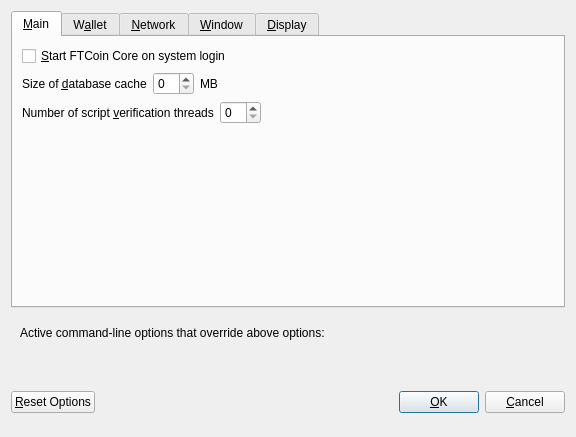
<?xml version="1.0" encoding="UTF-8"?>
<ui version="4.0">
 <class>OptionsDialog</class>
 <widget class="QDialog" name="OptionsDialog">
  <property name="geometry">
   <rect>
    <x>0</x>
    <y>0</y>
    <width>576</width>
    <height>402</height>
   </rect>
  </property>
  <property name="windowTitle">
   <string>Options</string>
  </property>
  <property name="modal">
   <bool>true</bool>
  </property>
  <layout class="QVBoxLayout" name="verticalLayout">
   <item>
    <widget class="QTabWidget" name="tabWidget">
     <property name="currentIndex">
      <number>0</number>
     </property>
     <widget class="QWidget" name="tabMain">
      <attribute name="title">
       <string>&amp;Main</string>
      </attribute>
      <layout class="QVBoxLayout" name="verticalLayout_Main">
       <item>
        <widget class="QCheckBox" name="bitcoinAtStartup">
         <property name="toolTip">
          <string>Automatically start FTCoin Core after logging in to the system.</string>
         </property>
         <property name="text">
          <string>&amp;Start FTCoin Core on system login</string>
         </property>
        </widget>
       </item>
       <item>
        <layout class="QHBoxLayout" name="horizontalLayout_2_Main">
         <item>
          <widget class="QLabel" name="databaseCacheLabel">
           <property name="text">
            <string>Size of &amp;database cache</string>
           </property>
           <property name="textFormat">
            <enum>Qt::PlainText</enum>
           </property>
           <property name="buddy">
            <cstring>databaseCache</cstring>
           </property>
          </widget>
         </item>
         <item>
          <widget class="QSpinBox" name="databaseCache"/>
         </item>
         <item>
          <widget class="QLabel" name="databaseCacheUnitLabel">
           <property name="text">
            <string>MB</string>
           </property>
           <property name="textFormat">
            <enum>Qt::PlainText</enum>
           </property>
          </widget>
         </item>
         <item>
          <spacer name="horizontalSpacer_2_Main">
           <property name="orientation">
            <enum>Qt::Horizontal</enum>
           </property>
           <property name="sizeHint" stdset="0">
            <size>
             <width>40</width>
             <height>20</height>
            </size>
           </property>
          </spacer>
         </item>
        </layout>
       </item>
       <item>
        <layout class="QHBoxLayout" name="horizontalLayout_3_Main">
         <item>
          <widget class="QLabel" name="threadsScriptVerifLabel">
           <property name="text">
            <string>Number of script &amp;verification threads</string>
           </property>
           <property name="textFormat">
            <enum>Qt::PlainText</enum>
           </property>
           <property name="buddy">
            <cstring>threadsScriptVerif</cstring>
           </property>
          </widget>
         </item>
         <item>
          <widget class="QSpinBox" name="threadsScriptVerif">
           <property name="toolTip">
            <string>(0 = auto, &lt;0 = leave that many cores free)</string>
           </property>
          </widget>
         </item>
         <item>
          <spacer name="horizontalSpacer_3_Main">
           <property name="orientation">
            <enum>Qt::Horizontal</enum>
           </property>
           <property name="sizeHint" stdset="0">
            <size>
             <width>40</width>
             <height>20</height>
            </size>
           </property>
          </spacer>
         </item>
        </layout>
       </item>
       <item>
        <spacer name="verticalSpacer_Main">
         <property name="orientation">
          <enum>Qt::Vertical</enum>
         </property>
         <property name="sizeHint" stdset="0">
          <size>
           <width>20</width>
           <height>40</height>
          </size>
         </property>
        </spacer>
       </item>
      </layout>
     </widget>
     <widget class="QWidget" name="tabWallet">
      <attribute name="title">
       <string>W&amp;allet</string>
      </attribute>
      <layout class="QVBoxLayout" name="verticalLayout_Wallet">
       <item>
        <widget class="QGroupBox" name="groupBox">
         <property name="title">
          <string>Expert</string>
         </property>
         <layout class="QVBoxLayout" name="verticalLayout_2">
          <item>
           <widget class="QCheckBox" name="coinControlFeatures">
            <property name="toolTip">
             <string>Whether to show coin control features or not.</string>
            </property>
            <property name="text">
             <string>Enable coin &amp;control features</string>
            </property>
           </widget>
          </item>
          <item>
           <widget class="QCheckBox" name="showMasternodesTab">
            <property name="toolTip">
             <string>Show additional tab listing all your masternodes in first sub-tab&lt;br/&gt;and all masternodes on the network in second sub-tab.</string>
            </property>
            <property name="text">
             <string>Show Masternodes Tab</string>
            </property>
           </widget>
          </item>
          <item>
           <widget class="QCheckBox" name="showAdvancedPSUI">
            <property name="toolTip">
             <string>Show additional information and buttons for PrivateSend on overview screen.</string>
            </property>
            <property name="text">
             <string>Enable advanced PrivateSend interface</string>
            </property>
           </widget>
          </item>
          <item>
           <widget class="QCheckBox" name="lowKeysWarning">
            <property name="toolTip">
             <string>Show warning dialog when PrivateSend detects that wallet has very low number of keys left.</string>
            </property>
            <property name="text">
             <string>Warn if PrivateSend is running out of keys</string>
            </property>
           </widget>
          </item>
          <item>
           <widget class="QCheckBox" name="privateSendMultiSession">
            <property name="toolTip">
             <string>Whether to use experimental PrivateSend mode with multiple mixing sessions per block.&lt;br/&gt;Note: You must use this feature carefully.&lt;br/&gt;Make sure you always have recent wallet (auto)backup in a safe place!</string>
            </property>
            <property name="text">
             <string>Enable PrivateSend &amp;multi-session</string>
            </property>
           </widget>
          </item>
          <item>
           <widget class="QCheckBox" name="spendZeroConfChange">
            <property name="toolTip">
             <string>If you disable the spending of unconfirmed change, the change from a transaction&lt;br/&gt;cannot be used until that transaction has at least one confirmation.&lt;br/&gt;This also affects how your balance is computed.</string>
            </property>
            <property name="text">
             <string>&amp;Spend unconfirmed change</string>
            </property>
           </widget>
          </item>
         </layout>
        </widget>
       </item>
       <item>
        <layout class="QHBoxLayout" name="horizontalLayout_4_Wallet">
         <item>
          <widget class="QLabel" name="label">
           <property name="toolTip">
            <string>This setting determines the amount of individual masternodes that an input will be anonymized through.&lt;br/&gt;More rounds of anonymization gives a higher degree of privacy, but also costs more in fees.</string>
           </property>
           <property name="text">
            <string>PrivateSend rounds to use</string>
           </property>
          </widget>
         </item>
         <item>
          <widget class="QSpinBox" name="privateSendRounds">
           <property name="minimum">
            <number>2</number>
           </property>
           <property name="maximum">
            <number>8</number>
           </property>
           <property name="value">
            <number>4</number>
           </property>
          </widget>
         </item>
        </layout>
       </item>
       <item>
        <layout class="QHBoxLayout" name="horizontalLayout">
         <item>
          <widget class="QLabel" name="label_2">
           <property name="toolTip">
            <string>This amount acts as a threshold to turn off PrivateSend once it's reached.</string>
           </property>
           <property name="statusTip">
            <string notr="true"/>
           </property>
           <property name="whatsThis">
            <string notr="true"/>
           </property>
           <property name="accessibleName">
            <string notr="true"/>
           </property>
           <property name="accessibleDescription">
            <string notr="true"/>
           </property>
           <property name="text">
            <string>Amount of FTCoin to keep anonymized</string>
           </property>
          </widget>
         </item>
         <item>
          <widget class="QSpinBox" name="privateSendAmount">
           <property name="minimum">
            <number>2</number>
           </property>
           <property name="maximum">
            <number>2000</number>
           </property>
           <property name="singleStep">
            <number>10</number>
           </property>
           <property name="value">
            <number>1000</number>
           </property>
          </widget>
         </item>
        </layout>
       </item>
       <item>
        <spacer name="verticalSpacer_Wallet">
         <property name="orientation">
          <enum>Qt::Vertical</enum>
         </property>
         <property name="sizeHint" stdset="0">
          <size>
           <width>20</width>
           <height>40</height>
          </size>
         </property>
        </spacer>
       </item>
      </layout>
     </widget>
     <widget class="QWidget" name="tabNetwork">
      <attribute name="title">
       <string>&amp;Network</string>
      </attribute>
      <layout class="QVBoxLayout" name="verticalLayout_Network">
       <item>
        <widget class="QCheckBox" name="mapPortUpnp">
         <property name="toolTip">
          <string>Automatically open the FTCoin Core client port on the router. This only works when your router supports UPnP and it is enabled.</string>
         </property>
         <property name="text">
          <string>Map port using &amp;UPnP</string>
         </property>
        </widget>
       </item>
       <item>
        <widget class="QCheckBox" name="allowIncoming">
         <property name="toolTip">
          <string>Accept connections from outside</string>
         </property>
         <property name="text">
          <string>Allow incoming connections</string>
         </property>
        </widget>
       </item>
       <item>
        <widget class="QCheckBox" name="connectSocks">
         <property name="toolTip">
          <string>Connect to the FTCoin network through a SOCKS5 proxy.</string>
         </property>
         <property name="text">
          <string>&amp;Connect through SOCKS5 proxy (default proxy):</string>
         </property>
        </widget>
       </item>
       <item>
        <layout class="QHBoxLayout" name="horizontalLayout_1_Network">
         <item>
          <widget class="QLabel" name="proxyIpLabel">
           <property name="text">
            <string>Proxy &amp;IP:</string>
           </property>
           <property name="textFormat">
            <enum>Qt::PlainText</enum>
           </property>
           <property name="buddy">
            <cstring>proxyIp</cstring>
           </property>
          </widget>
         </item>
         <item>
          <widget class="QValidatedLineEdit" name="proxyIp">
           <property name="minimumSize">
            <size>
             <width>140</width>
             <height>0</height>
            </size>
           </property>
           <property name="maximumSize">
            <size>
             <width>140</width>
             <height>16777215</height>
            </size>
           </property>
           <property name="toolTip">
            <string>IP address of the proxy (e.g. IPv4: 127.0.0.1 / IPv6: ::1)</string>
           </property>
          </widget>
         </item>
         <item>
          <widget class="QLabel" name="proxyPortLabel">
           <property name="text">
            <string>&amp;Port:</string>
           </property>
           <property name="textFormat">
            <enum>Qt::PlainText</enum>
           </property>
           <property name="buddy">
            <cstring>proxyPort</cstring>
           </property>
          </widget>
         </item>
         <item>
          <widget class="QLineEdit" name="proxyPort">
           <property name="minimumSize">
            <size>
             <width>55</width>
             <height>0</height>
            </size>
           </property>
           <property name="maximumSize">
            <size>
             <width>55</width>
             <height>16777215</height>
            </size>
           </property>
           <property name="toolTip">
            <string>Port of the proxy (e.g. 9050)</string>
           </property>
          </widget>
         </item>
         <item>
          <spacer name="horizontalSpacer_1_Network">
           <property name="orientation">
            <enum>Qt::Horizontal</enum>
           </property>
           <property name="sizeHint" stdset="0">
            <size>
             <width>40</width>
             <height>20</height>
            </size>
           </property>
          </spacer>
         </item>
        </layout>
       </item>
       <item>
        <layout class="QHBoxLayout" name="horizontalLayout_2_Network">
         <item>
          <widget class="QLabel" name="proxyActiveNets">
           <property name="text">
            <string>Used for reaching peers via:</string>
           </property>
           <property name="textFormat">
            <enum>Qt::PlainText</enum>
           </property>
          </widget>
         </item>
         <item>
          <widget class="QCheckBox" name="proxyReachIPv4">
           <property name="enabled">
            <bool>false</bool>
           </property>
           <property name="toolTip">
            <string>Shows, if the supplied default SOCKS5 proxy is used to reach peers via this network type.</string>
           </property>
           <property name="text">
            <string/>
           </property>
          </widget>
         </item>
         <item>
          <widget class="QLabel" name="proxyReachIPv4Label">
           <property name="text">
            <string>IPv4</string>
           </property>
           <property name="textFormat">
            <enum>Qt::PlainText</enum>
           </property>
          </widget>
         </item>
         <item>
          <widget class="QCheckBox" name="proxyReachIPv6">
           <property name="enabled">
            <bool>false</bool>
           </property>
           <property name="toolTip">
            <string>Shows, if the supplied default SOCKS5 proxy is used to reach peers via this network type.</string>
           </property>
           <property name="text">
            <string/>
           </property>
          </widget>
         </item>
         <item>
          <widget class="QLabel" name="proxyReachIPv6Label">
           <property name="text">
            <string>IPv6</string>
           </property>
           <property name="textFormat">
            <enum>Qt::PlainText</enum>
           </property>
          </widget>
         </item>
         <item>
          <widget class="QCheckBox" name="proxyReachTor">
           <property name="enabled">
            <bool>false</bool>
           </property>
           <property name="toolTip">
            <string>Shows, if the supplied default SOCKS5 proxy is used to reach peers via this network type.</string>
           </property>
           <property name="text">
            <string/>
           </property>
          </widget>
         </item>
         <item>
          <widget class="QLabel" name="proxyReachTorLabel">
           <property name="text">
            <string>Tor</string>
           </property>
           <property name="textFormat">
            <enum>Qt::PlainText</enum>
           </property>
          </widget>
         </item>
         <item>
          <spacer name="horizontalSpacer_2_Network">
           <property name="orientation">
            <enum>Qt::Horizontal</enum>
           </property>
           <property name="sizeHint" stdset="0">
            <size>
             <width>40</width>
             <height>20</height>
            </size>
           </property>
          </spacer>
         </item>
        </layout>
       </item>
       <item>
        <widget class="QCheckBox" name="connectSocksTor">
         <property name="toolTip">
          <string>Connect to the FTCoin network through a separate SOCKS5 proxy for Tor hidden services.</string>
         </property>
         <property name="text">
          <string>Use separate SOCKS5 proxy to reach peers via Tor hidden services:</string>
         </property>
        </widget>
       </item>
       <item>
        <layout class="QHBoxLayout" name="horizontalLayout_3_Network">
         <item>
          <widget class="QLabel" name="proxyIpTorLabel">
           <property name="text">
            <string>Proxy &amp;IP:</string>
           </property>
           <property name="textFormat">
            <enum>Qt::PlainText</enum>
           </property>
           <property name="buddy">
            <cstring>proxyIpTor</cstring>
           </property>
          </widget>
         </item>
         <item>
          <widget class="QValidatedLineEdit" name="proxyIpTor">
           <property name="minimumSize">
            <size>
             <width>140</width>
             <height>0</height>
            </size>
           </property>
           <property name="maximumSize">
            <size>
             <width>140</width>
             <height>16777215</height>
            </size>
           </property>
           <property name="toolTip">
            <string>IP address of the proxy (e.g. IPv4: 127.0.0.1 / IPv6: ::1)</string>
           </property>
          </widget>
         </item>
         <item>
          <widget class="QLabel" name="proxyPortTorLabel">
           <property name="text">
            <string>&amp;Port:</string>
           </property>
           <property name="textFormat">
            <enum>Qt::PlainText</enum>
           </property>
           <property name="buddy">
            <cstring>proxyPortTor</cstring>
           </property>
          </widget>
         </item>
         <item>
          <widget class="QLineEdit" name="proxyPortTor">
           <property name="minimumSize">
            <size>
             <width>55</width>
             <height>0</height>
            </size>
           </property>
           <property name="maximumSize">
            <size>
             <width>55</width>
             <height>16777215</height>
            </size>
           </property>
           <property name="toolTip">
            <string>Port of the proxy (e.g. 9050)</string>
           </property>
          </widget>
         </item>
         <item>
          <spacer name="horizontalSpacer_4_Network">
           <property name="orientation">
            <enum>Qt::Horizontal</enum>
           </property>
           <property name="sizeHint" stdset="0">
            <size>
             <width>40</width>
             <height>20</height>
            </size>
           </property>
          </spacer>
         </item>
        </layout>
       </item>
       <item>
        <spacer name="verticalSpacer_Network">
         <property name="orientation">
          <enum>Qt::Vertical</enum>
         </property>
         <property name="sizeHint" stdset="0">
          <size>
           <width>20</width>
           <height>40</height>
          </size>
         </property>
        </spacer>
       </item>
      </layout>
     </widget>
     <widget class="QWidget" name="tabWindow">
      <attribute name="title">
       <string>&amp;Window</string>
      </attribute>
      <layout class="QVBoxLayout" name="verticalLayout_Window">
       <item>
        <widget class="QCheckBox" name="hideTrayIcon">
         <property name="toolTip">
          <string>&amp;Hide the icon from the system tray.</string>
         </property>
         <property name="text">
          <string>Hide tray icon</string>
         </property>
        </widget>
       </item>
       <item>
        <widget class="QCheckBox" name="minimizeToTray">
         <property name="toolTip">
          <string>Show only a tray icon after minimizing the window.</string>
         </property>
         <property name="text">
          <string>&amp;Minimize to the tray instead of the taskbar</string>
         </property>
        </widget>
       </item>
       <item>
        <widget class="QCheckBox" name="minimizeOnClose">
         <property name="toolTip">
          <string>Minimize instead of exit the application when the window is closed. When this option is enabled, the application will be closed only after selecting Exit in the menu.</string>
         </property>
         <property name="text">
          <string>M&amp;inimize on close</string>
         </property>
        </widget>
       </item>
       <item>
        <spacer name="verticalSpacer_Window">
         <property name="orientation">
          <enum>Qt::Vertical</enum>
         </property>
         <property name="sizeHint" stdset="0">
          <size>
           <width>20</width>
           <height>40</height>
          </size>
         </property>
        </spacer>
       </item>
      </layout>
     </widget>
     <widget class="QWidget" name="tabDisplay">
      <attribute name="title">
       <string>&amp;Display</string>
      </attribute>
      <layout class="QVBoxLayout" name="verticalLayout_Display">
       <item>
        <layout class="QHBoxLayout" name="horizontalLayout_1_Display">
         <item>
          <widget class="QLabel" name="langLabel">
           <property name="text">
            <string>User Interface &amp;language:</string>
           </property>
           <property name="textFormat">
            <enum>Qt::PlainText</enum>
           </property>
           <property name="buddy">
            <cstring>lang</cstring>
           </property>
          </widget>
         </item>
         <item>
          <widget class="QValueComboBox" name="lang">
           <property name="toolTip">
            <string>The user interface language can be set here. This setting will take effect after restarting FTCoin Core.</string>
           </property>
          </widget>
         </item>
        </layout>
       </item>
       <item>
        <widget class="QLabel" name="label_3">
         <property name="toolTip">
          <string notr="true"/>
         </property>
         <property name="statusTip">
          <string notr="true"/>
         </property>
         <property name="whatsThis">
          <string notr="true"/>
         </property>
         <property name="accessibleName">
          <string notr="true"/>
         </property>
         <property name="text">
          <string>Language missing or translation incomplete? Help contributing translations here:
https://www.transifex.com/projects/p/ftcoin/</string>
         </property>
         <property name="wordWrap">
          <bool>true</bool>
         </property>
         <property name="openExternalLinks">
          <bool>true</bool>
         </property>
         <property name="textInteractionFlags">
          <set>Qt::TextBrowserInteraction</set>
         </property>
        </widget>
       </item>
       <item>
        <layout class="QHBoxLayout" name="horizontalLayout_4_Display" stretch="0,0">
         <item>
          <widget class="QLabel" name="themeLabel">
           <property name="text">
            <string>User Interface Theme:</string>
           </property>
          </widget>
         </item>
         <item>
          <widget class="QValueComboBox" name="theme"/>
         </item>
        </layout>
       </item>
       <item>
        <widget class="Line" name="line">
         <property name="orientation">
          <enum>Qt::Horizontal</enum>
         </property>
        </widget>
       </item>
       <item>
        <layout class="QHBoxLayout" name="horizontalLayout_2_Display">
         <item>
          <widget class="QLabel" name="unitLabel">
           <property name="text">
            <string>&amp;Unit to show amounts in:</string>
           </property>
           <property name="textFormat">
            <enum>Qt::PlainText</enum>
           </property>
           <property name="buddy">
            <cstring>unit</cstring>
           </property>
          </widget>
         </item>
         <item>
          <widget class="QValueComboBox" name="unit">
           <property name="toolTip">
            <string>Choose the default subdivision unit to show in the interface and when sending coins.</string>
           </property>
          </widget>
         </item>
        </layout>
       </item>
       <item>
        <layout class="QHBoxLayout" name="horizontalLayout_5_Display">
         <item>
          <widget class="QLabel" name="digitsLabel">
           <property name="text">
            <string>Decimal digits</string>
           </property>
          </widget>
         </item>
         <item>
          <widget class="QValueComboBox" name="digits"/>
         </item>
        </layout>
       </item>
       <item>
        <layout class="QHBoxLayout" name="horizontalLayout_3_Display">
         <item>
          <widget class="QLabel" name="thirdPartyTxUrlsLabel">
           <property name="toolTip">
            <string>Third party URLs (e.g. a block explorer) that appear in the transactions tab as context menu items.&lt;br/&gt;%s in the URL is replaced by transaction hash. Multiple URLs are separated by vertical bar |.</string>
           </property>
           <property name="text">
            <string>Third party transaction URLs</string>
           </property>
           <property name="buddy">
            <cstring>thirdPartyTxUrls</cstring>
           </property>
          </widget>
         </item>
         <item>
          <widget class="QLineEdit" name="thirdPartyTxUrls">
           <property name="toolTip">
            <string>Third party URLs (e.g. a block explorer) that appear in the transactions tab as context menu items.&lt;br/&gt;%s in the URL is replaced by transaction hash. Multiple URLs are separated by vertical bar |.</string>
           </property>
          </widget>
         </item>
        </layout>
       </item>
       <item>
        <spacer name="verticalSpacer">
         <property name="orientation">
          <enum>Qt::Vertical</enum>
         </property>
         <property name="sizeHint" stdset="0">
          <size>
           <width>20</width>
           <height>40</height>
          </size>
         </property>
        </spacer>
       </item>
      </layout>
     </widget>
    </widget>
   </item>
   <item>
    <widget class="QFrame" name="frame">
     <layout class="QVBoxLayout" name="verticalLayout_Bottom">
      <item>
       <layout class="QHBoxLayout" name="horizontalLayout_Bottom">
        <item>
         <widget class="QLabel" name="overriddenByCommandLineInfoLabel">
          <property name="text">
           <string>Active command-line options that override above options:</string>
          </property>
          <property name="textFormat">
           <enum>Qt::PlainText</enum>
          </property>
         </widget>
        </item>
        <item>
         <spacer name="horizontalSpacer_Bottom">
          <property name="orientation">
           <enum>Qt::Horizontal</enum>
          </property>
          <property name="sizeHint" stdset="0">
           <size>
            <width>40</width>
            <height>20</height>
           </size>
          </property>
         </spacer>
        </item>
       </layout>
      </item>
      <item>
       <widget class="QLabel" name="overriddenByCommandLineLabel">
        <property name="text">
         <string/>
        </property>
        <property name="textFormat">
         <enum>Qt::PlainText</enum>
        </property>
        <property name="wordWrap">
         <bool>true</bool>
        </property>
       </widget>
      </item>
     </layout>
    </widget>
   </item>
   <item>
    <layout class="QHBoxLayout" name="horizontalLayout_Buttons">
     <item>
      <widget class="QPushButton" name="resetButton">
       <property name="toolTip">
        <string>Reset all client options to default.</string>
       </property>
       <property name="text">
        <string>&amp;Reset Options</string>
       </property>
       <property name="autoDefault">
        <bool>false</bool>
       </property>
      </widget>
     </item>
     <item>
      <spacer name="horizontalSpacer_1">
       <property name="orientation">
        <enum>Qt::Horizontal</enum>
       </property>
       <property name="sizeHint" stdset="0">
        <size>
         <width>40</width>
         <height>48</height>
        </size>
       </property>
      </spacer>
     </item>
     <item>
      <widget class="QLabel" name="statusLabel">
       <property name="minimumSize">
        <size>
         <width>200</width>
         <height>0</height>
        </size>
       </property>
       <property name="font">
        <font>
         <weight>75</weight>
         <bold>true</bold>
        </font>
       </property>
       <property name="text">
        <string/>
       </property>
       <property name="textFormat">
        <enum>Qt::PlainText</enum>
       </property>
       <property name="wordWrap">
        <bool>true</bool>
       </property>
      </widget>
     </item>
     <item>
      <spacer name="horizontalSpacer_2">
       <property name="orientation">
        <enum>Qt::Horizontal</enum>
       </property>
       <property name="sizeHint" stdset="0">
        <size>
         <width>40</width>
         <height>48</height>
        </size>
       </property>
      </spacer>
     </item>
     <item>
      <widget class="QPushButton" name="okButton">
       <property name="text">
        <string>&amp;OK</string>
       </property>
       <property name="autoDefault">
        <bool>false</bool>
       </property>
       <property name="default">
        <bool>true</bool>
       </property>
      </widget>
     </item>
     <item>
      <widget class="QPushButton" name="cancelButton">
       <property name="text">
        <string>&amp;Cancel</string>
       </property>
       <property name="autoDefault">
        <bool>false</bool>
       </property>
      </widget>
     </item>
    </layout>
   </item>
  </layout>
 </widget>
 <customwidgets>
  <customwidget>
   <class>QValidatedLineEdit</class>
   <extends>QLineEdit</extends>
   <header>qvalidatedlineedit.h</header>
  </customwidget>
  <customwidget>
   <class>QValueComboBox</class>
   <extends>QComboBox</extends>
   <header>qvaluecombobox.h</header>
  </customwidget>
 </customwidgets>
 <resources/>
 <connections/>
</ui>
